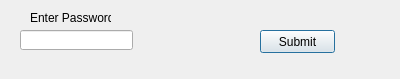
<?xml version="1.0" encoding="UTF-8"?>
<ui version="4.0">
 <class>SecDialog</class>
 <widget class="QDialog" name="SecDialog">
  <property name="geometry">
   <rect>
    <x>0</x>
    <y>0</y>
    <width>400</width>
    <height>79</height>
   </rect>
  </property>
  <property name="windowTitle">
   <string>Dialog</string>
  </property>
  <widget class="QLineEdit" name="lineEdit">
   <property name="geometry">
    <rect>
     <x>20</x>
     <y>30</y>
     <width>113</width>
     <height>20</height>
    </rect>
   </property>
   <property name="text">
    <string/>
   </property>
  </widget>
  <widget class="QLabel" name="label">
   <property name="geometry">
    <rect>
     <x>30</x>
     <y>10</y>
     <width>81</width>
     <height>16</height>
    </rect>
   </property>
   <property name="text">
    <string>Enter Password</string>
   </property>
  </widget>
  <widget class="QPushButton" name="pushButton">
   <property name="geometry">
    <rect>
     <x>260</x>
     <y>30</y>
     <width>75</width>
     <height>23</height>
    </rect>
   </property>
   <property name="text">
    <string>Submit</string>
   </property>
  </widget>
 </widget>
 <resources/>
 <connections/>
</ui>
